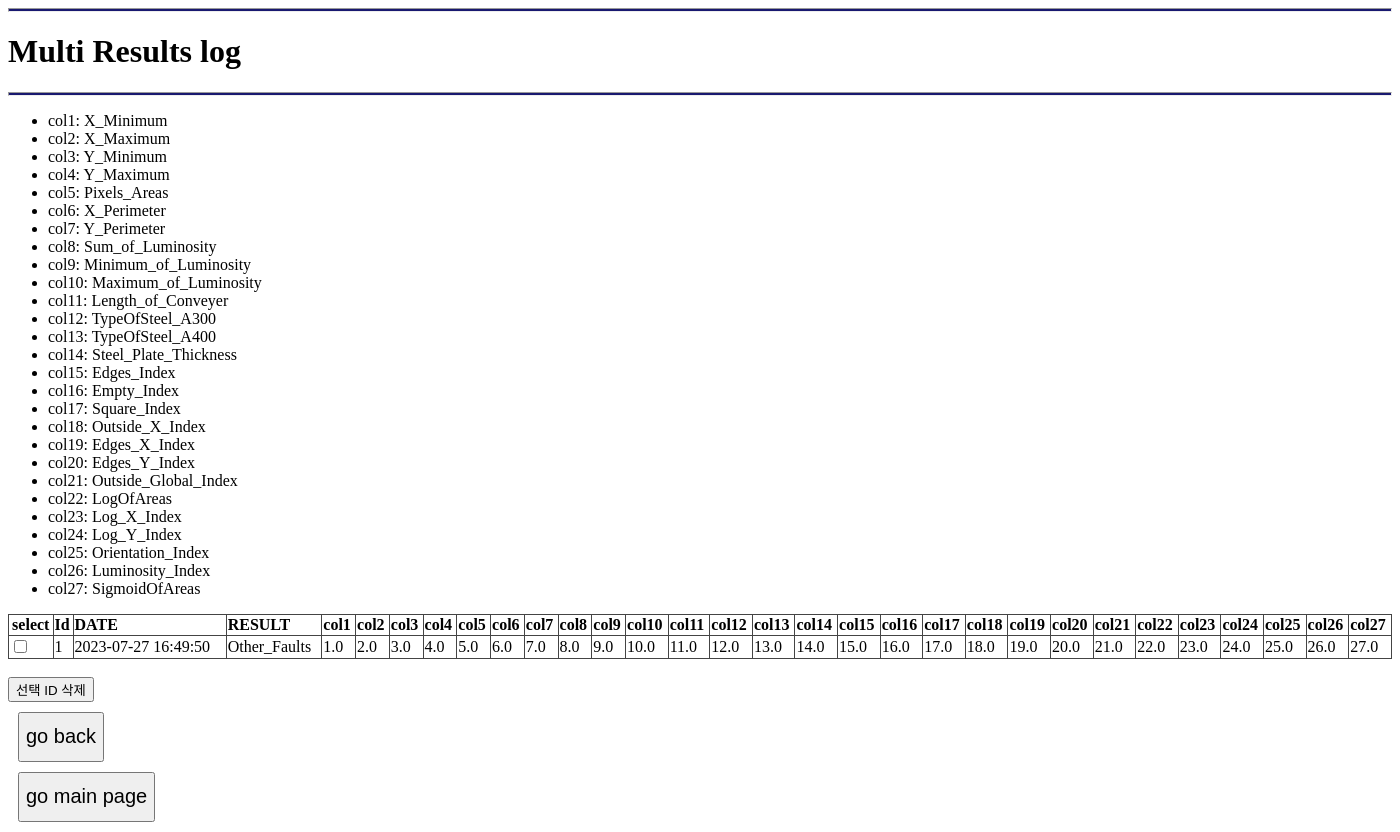
The page /multi/log on the database as committed earlier.
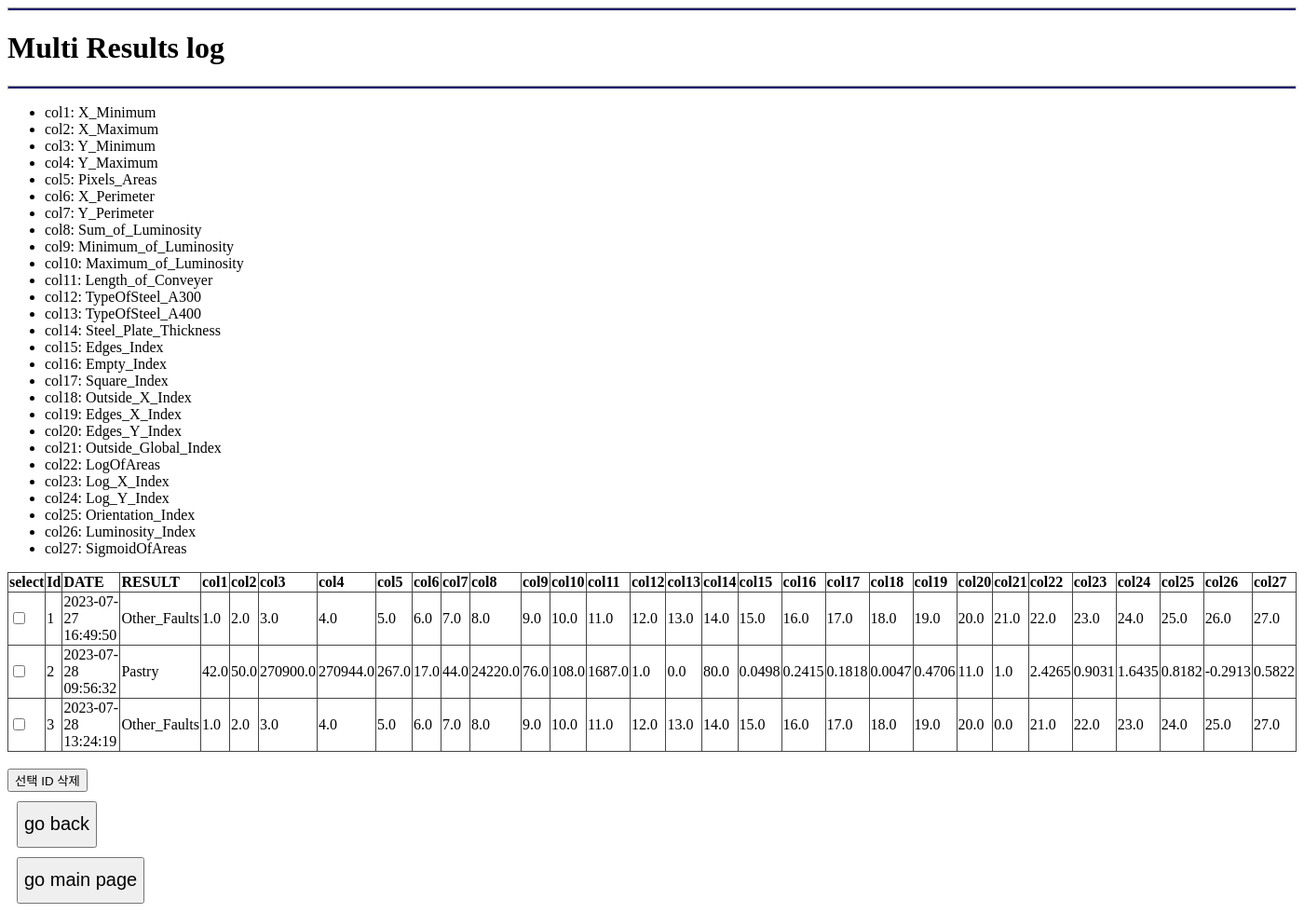
The same page on the database as committed later.
### tables this page shows
CREATE TABLE multi_result(
                        Id INTEGER PRIMARY KEY AUTOINCREMENT,
                        DATE DATETIME,
                        RESULT CHAR,
                        X_Minimum REAL,
                        X_Maximum REAL,
                        Y_Minimum REAL,
                        Y_Maximum REAL,
                        Pixels_Areas REAL,
                        X_Perimeter REAL,
                        Y_Perimeter REAL,
                        Sum_of_Luminosity REAL,
                        Minimum_of_Luminosity REAL,
                        Maximum_of_Luminosity REAL,
                        Length_of_Conveyer REAL,
                        TypeOfSteel_A300 REAL,
                        TypeOfSteel_A400 REAL,
                        Steel_Plate_Thickness REAL,
                        Edges_Index REAL,
                        Empty_Index REAL,
                        Square_Index REAL,
                        Outside_X_Index REAL,
                        Edges_X_Index REAL,
                        Edges_Y_Index REAL,
                        Outside_Global_Index REAL,
                        LogOfAreas REAL,
                        Log_X_Index REAL,
                        Log_Y_Index REAL,
                        Orientation_Index REAL,
                        Luminosity_Index REAL,
                        SigmoidOfAreas REAL);

### WEB/views/multi_views.py (the view)
@bp.route('/log')
def log():
    results = DB.get_multi_results()
    return render_template('DB/multi_log.html', results=results)

### DB/db_module/multi_db.py (called while the page is built)
def get_multi_results():
    conn = sqlite3.connect(path+'/DB/multi_result.db')
    c = conn.cursor()
    c.execute('SELECT * FROM multi_result')
    results = c.fetchall()
    conn.close()
    return results

### WEB/templates/DB/multi_log.html (shortened to what the changed rows need)
<!doctype html>
<html>
<link href="{{ url_for('static', filename='style.css') }}" rel="stylesheet">
  <head>
  </head>
  <body>
    <h1 class="title"> Multi Results log </h1>
    <body>
        <div>
            <table>
                <form action="{{ url_for('multi.delete') }}" method="POST">
                <thead>
                <tr text-align='center'>
                    <th>select</th>
                    <td><B>Id</B></td>
                    <td><B>DATE</B></td>
                    <td><B>RESULT</B></td>
                    <td><b>col1</b></td>
                    <td><b>col2</b></td>
                    <td><b>col3</b></td>
                    <td><b>col4</b></td>
                    <td><b>col5</b></td>
                    <td><b>col6</b></td>
                    <td><b>col7</b></td>
                    <td><b>col8</b></td>
                    <td><b>col9</b></td>
                    <td><b>col10</b></td>
                    <td><b>col11</b></td>
                    <td><b>col12</b></td>
                    <td><b>col13</b></td>
                    <td><b>col14</b></td>
                    <td><b>col15</b></td>
                    <td><b>col16</b></td>
                    <td><b>col17</b></td>
                    <td><b>col18</b></td>
                    <td><b>col19</b></td>
                    <td><b>col20</b></td>
                    <td><b>col21</b></td>
                    <td><b>col22</b></td>
                    <td><b>col23</b></td>
                    <td><b>col24</b></td>
                    <td><b>col25</b></td>
                    <td><b>col26</b></td>
                    <td><b>col27</b></td>
                </tr>
                </thead>
                <tbody>
                    {% for result in results %}
                        <tr>
                            <td><input type="checkbox" name="ids" value="{{ result[0] }}"></td>
                            <td>{{ result[0] }}</td>
                            <td>{{ result[1] }}</td>
                            <td>{{ result[2] }}</td>
                            <td>{{ result[3] }}</td>
                            <td>{{ result[4] }}</td>
                            <td>{{ result[5] }}</td>
                            <td>{{ result[6] }}</td>
                            <td>{{ result[7] }}</td>
                            <td>{{ result[8] }}</td>
                            <td>{{ result[9] }}</td>
                            <td>{{ result[10] }}</td>
                            <td>{{ result[11] }}</td>
                            <td>{{ result[12] }}</td>
                            <td>{{ result[13] }}</td>
                            <td>{{ result[14] }}</td>
                            <td>{{ result[15] }}</td>
                            <td>{{ result[16] }}</td>
                            <td>{{ result[17] }}</td>
                            <td>{{ result[18] }}</td>
                            <td>{{ result[19] }}</td>
                            <td>{{ result[20] }}</td>
                            <td>{{ result[21] }}</td>
                            <td>{{ result[22] }}</td>
                            <td>{{ result[23] }}</td>
                            <td>{{ result[24] }}</td>
                            <td>{{ result[25] }}</td>
                            <td>{{ result[26] }}</td>
                            <td>{{ result[27] }}</td>
                            <td>{{ result[28] }}</td>
                            <td>{{ result[29] }}</td>
                        </tr>
                    {% endfor %}
            </table>
            <br>
        </div>
        </body>
</html>

Rows that differ between the two databases and show on the page:
added multi_result: Id "2", DATE "2023-07-28 09:56:32", RESULT "Pastry", X_Minimum "42.0", X_Maximum "50.0", Y_Minimum "270900.0", Y_Maximum "270944.0", Pixels_Areas "267.0", X_Perimeter "17.0", Y_Perimeter "44.0", Sum_of_Luminosity "24220.0", Minimum_of_Luminosity "76.0", Maximum_of_Luminosity "108.0", Length_of_Conveyer "1687.0", TypeOfSteel_A300 "1.0", TypeOfSteel_A400 "0.0", Steel_Plate_Thickness "80.0", Edges_Index "0.0498", Empty_Index "0.2415", Square_Index "0.1818", Outside_X_Index "0.0047", Edges_X_Index "0.4706", Edges_Y_Index "11.0", Outside_Global_Index "1.0", LogOfAreas "2.4265", Log_X_Index "0.9031", Log_Y_Index "1.6435", Orientation_Index "0.8182", Luminosity_Index "-0.2913", SigmoidOfAreas "0.5822"
added multi_result: Id "3", DATE "2023-07-28 13:24:19", RESULT "Other_Faults", X_Minimum "1.0", X_Maximum "2.0", Y_Minimum "3.0", Y_Maximum "4.0", Pixels_Areas "5.0", X_Perimeter "6.0", Y_Perimeter "7.0", Sum_of_Luminosity "8.0", Minimum_of_Luminosity "9.0", Maximum_of_Luminosity "10.0", Length_of_Conveyer "11.0", TypeOfSteel_A300 "12.0", TypeOfSteel_A400 "13.0", Steel_Plate_Thickness "14.0", Edges_Index "15.0", Empty_Index "16.0", Square_Index "17.0", Outside_X_Index "18.0", Edges_X_Index "19.0", Edges_Y_Index "20.0", Outside_Global_Index "0.0", LogOfAreas "21.0", Log_X_Index "22.0", Log_Y_Index "23.0", Orientation_Index "24.0", Luminosity_Index "25.0", SigmoidOfAreas "27.0"
